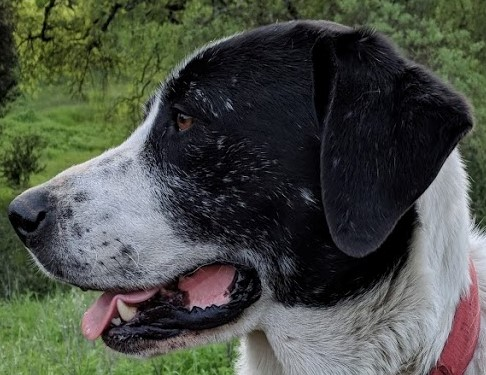
#> input picture Computer Vision/data/sammy_face.jpg, 486 x 375 px
$ jupyter execute EdgeDetection.ipynb
#> lines starting #> are read from the running program, lines starting #| are printed output that depends on the picture; after the words box and inside, x2 and y2 are one past the last pixel; in counts of white or black regions, pixels touching at a corner belong together
[cell 1]
# In canny edge detector there is application of gaussian blur at first stage. Sometimes we have to apply our own blurring
# technique if there is too much noise
# for high resolution images we apply our own custom blur before applying canny edge detector

[cell 2]
# it also require user to tell the minimum and maximum thresold which depends on image to image

[cell 3]
import cv2
import matplotlib.pyplot as plt
import numpy as np

[cell 4]
def load():
    orig = cv2.imread('data/sammy_face.jpg')
#> orig is the input picture: shape (375, 486, 3); mean B, G, R 70, 78.7, 74.2
    orig = cv2.cvtColor(orig, cv2.COLOR_BGR2RGB)
    global img
    img = orig.copy()
    # not intrested in changing the color as we want to detect only the edges

[cell 5]
def imshow(image):
    plt.figure(figsize=(7,7))
    plt.imshow(image, cmap='gray')

[cell 6]
load()

[cell 7]
imshow(img)

[cell 8]
# we apply blur so that we can remove some of the details of the image that are not required

[cell 9]
# to get better edge detection there are 2 formula
#  1. apply custom bkur
#  2. play with different threshold values

[cell 10]
edges = cv2.Canny(image=img, threshold1=255, threshold2=255)
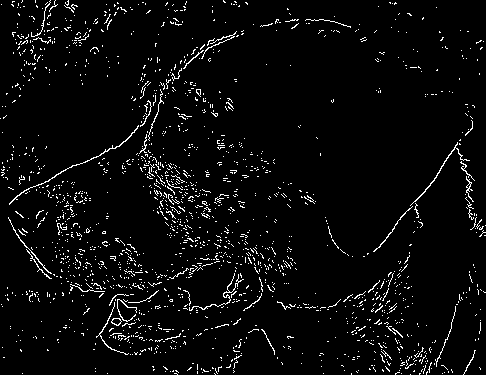
#> edges: shape (375, 486); 4.1% white in thin lines or dots
# imshow(edges)
plt.imshow(edges)

**formula or say good starting point for threshold**

[cell 11]
med_val = np.median(img)
#> med_val = 64
med_val
#> Out = 64

[cell 12]
# the image is not so bright even if there is so many colors are intense

[cell 13]
# formula
# SET LOWER THRESHOLD TO EITHER 0 OR 70% OF MEDIAN VALUE OF IMAGE WHICH EVER GREATER
lower = int(max(0, 0.7*med_val))
#> lower = 44
# SET UPPER THRESHOLD TO EITHER 255 OR 130% OF MEDIAN VALUE OF IMAGE WHICH EVER GREATER
upper = int(min(255, 1.3*med_val))
#> upper = 83

[cell 14]
edges = cv2.Canny(img, threshold1=lower, threshold2=upper)
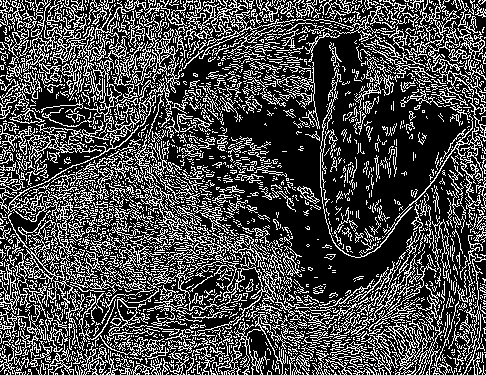
#> edges: shape (375, 486); 28.7% white in thin lines or dots
imshow(edges)

[cell 15]
upper
#> Out = 83

[cell 16]
# above we can see that the it have detected too many edges so we increase the upper limit. As upper limit is only 83 which is
# very low

[cell 17]
edges = cv2.Canny(img, threshold1=lower, threshold2=upper+200)
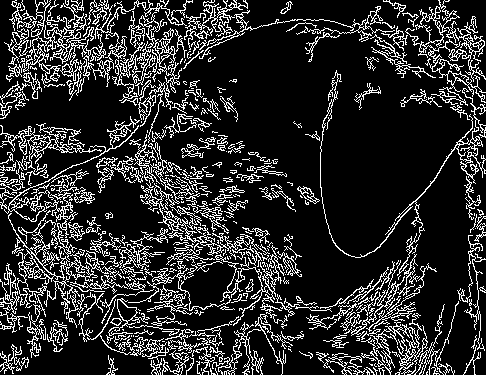
#> edges: shape (375, 486); 17.4% white in thin lines or dots
imshow(edges)

[cell 18]
# again so many edges so apply the blurring

[cell 19]
blurred = cv2.blur(img, (4,3))

[cell 20]
edges = cv2.Canny(blurred, lower, upper+100)
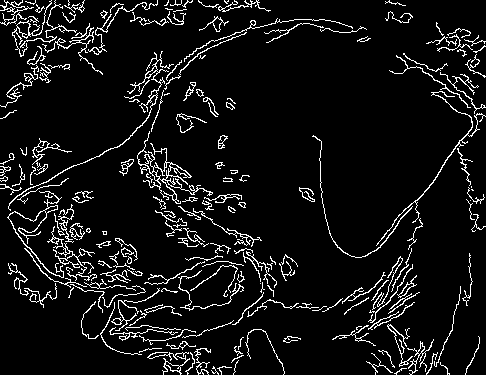
#> edges: shape (375, 486); 7.6% white in thin lines or dots
imshow(edges)

$ run again, with Computer Vision/data/00-puppy.jpg copied over Computer Vision/data/sammy_face.jpg
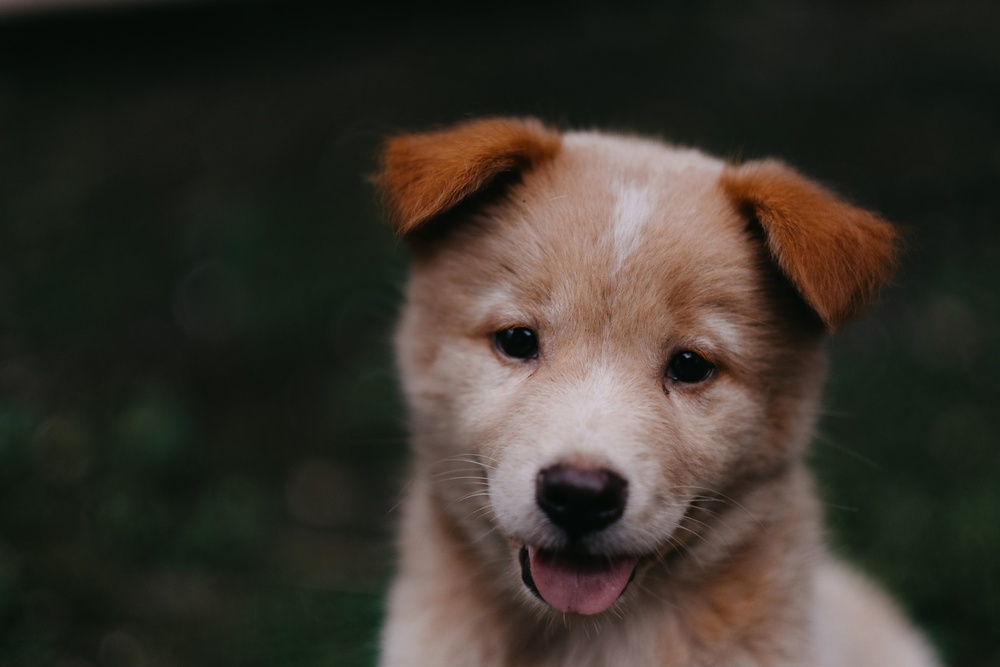
#> input picture Computer Vision/data/00-puppy.jpg, 1000 x 667 px, shrunk from 1950 x 1300 before the run
#> in load, orig is the input picture: shape (667, 1000, 3); mean B, G, R 43.8, 51.8, 57.3
#> `edges = cv2.Canny(image=img, threshold1=255, threshold2=255)`:
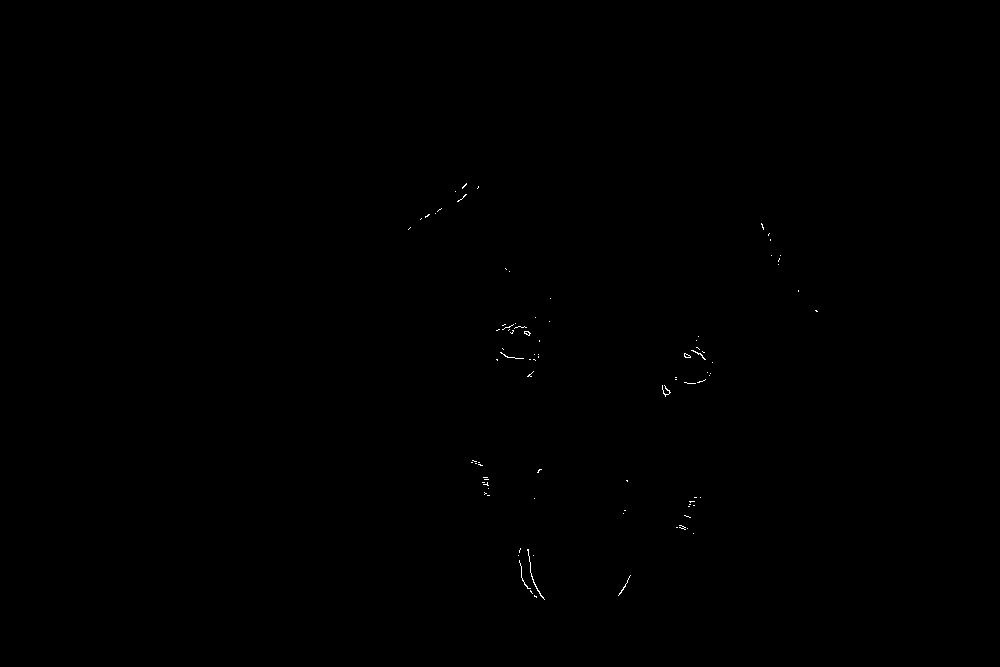
#> edges: shape (667, 1000); 0.08% white in thin lines or dots, all inside (x1, y1, x2, y2) = (408, 183, 818, 600)
#> med_val = 27
#> lower = 18
#> upper = 35
#> `edges = cv2.Canny(blurred, lower, upper+100)`:
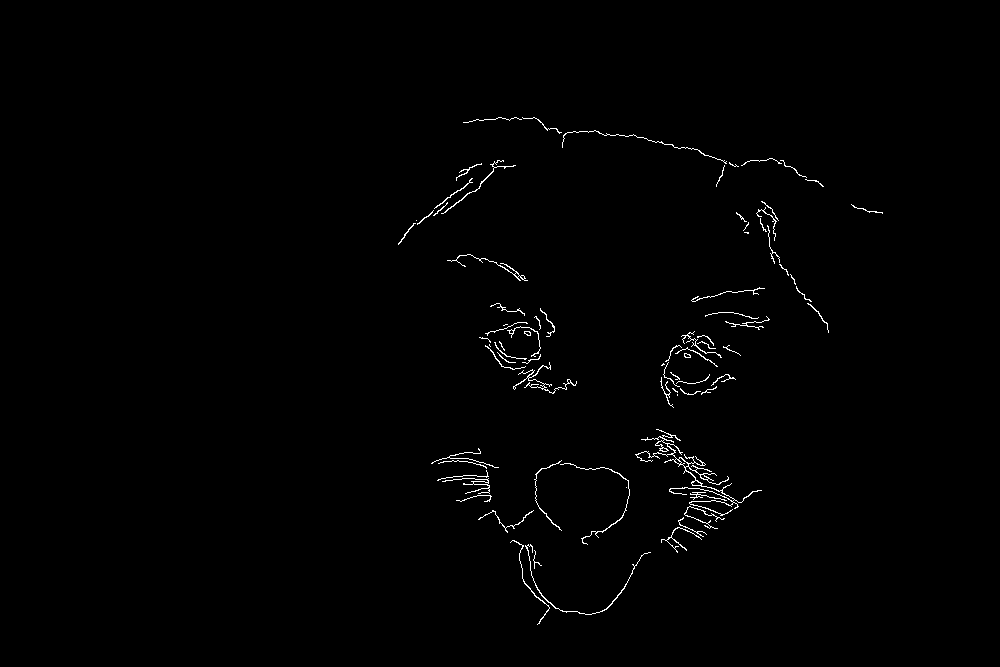
#> edges: shape (667, 1000); 0.79% white in thin lines or dots, all inside (x1, y1, x2, y2) = (398, 117, 883, 625)

$ run again, with Computer Vision/data/Denis_Mukwege.jpg copied over Computer Vision/data/sammy_face.jpg
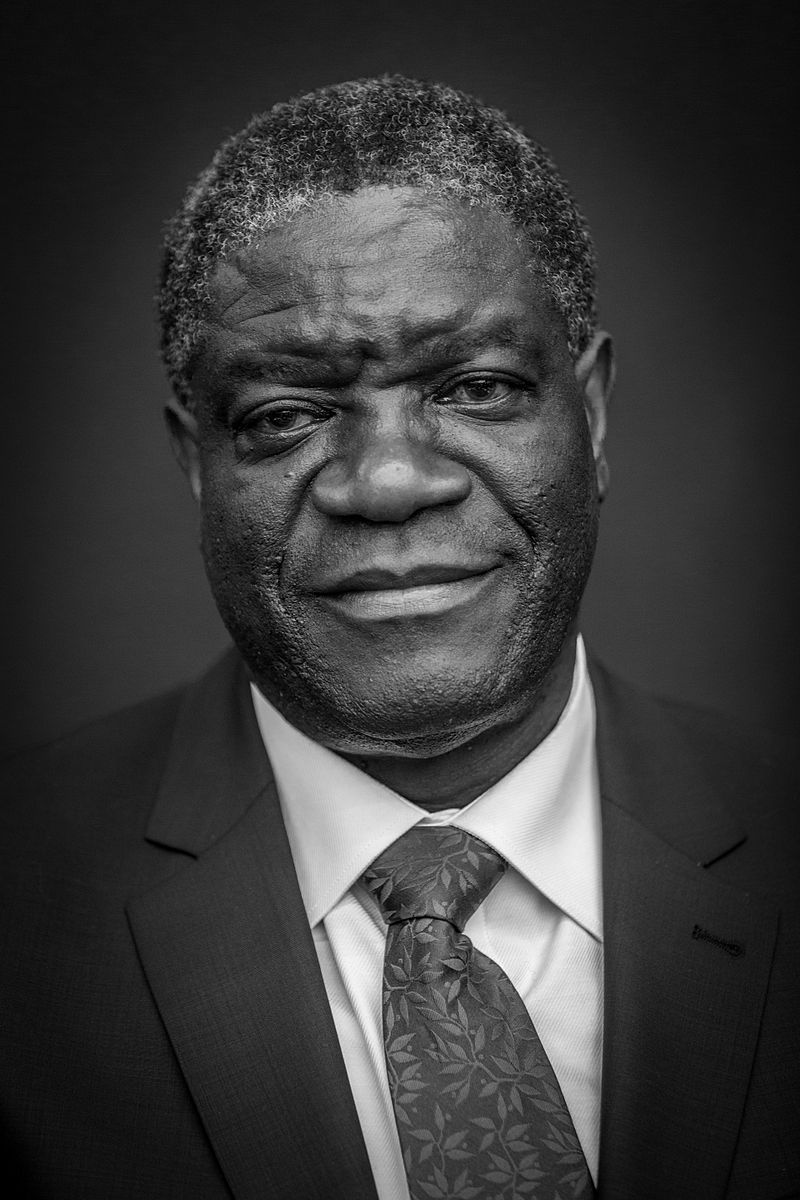
#> input picture Computer Vision/data/Denis_Mukwege.jpg, 800 x 1200 px
#> in load, orig is the input picture: shape (1200, 800, 3); min 0, max 255, mean 58.8
#> `edges = cv2.Canny(image=img, threshold1=255, threshold2=255)`:
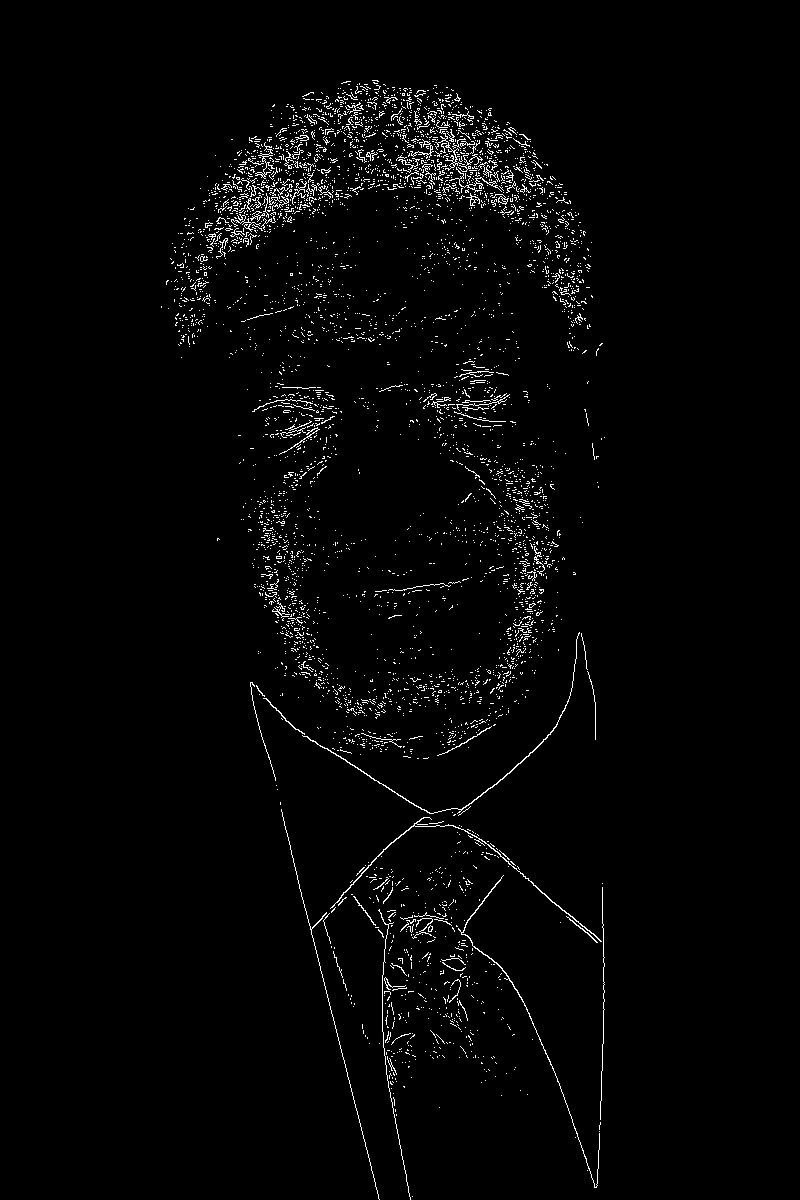
#> edges: shape (1200, 800); 2.1% white in thin lines or dots, all inside (x1, y1, x2, y2) = (161, 80, 605, 1200)
#> med_val = 43
#> lower = 30
#> upper = 55
#> `edges = cv2.Canny(blurred, lower, upper+100)`:
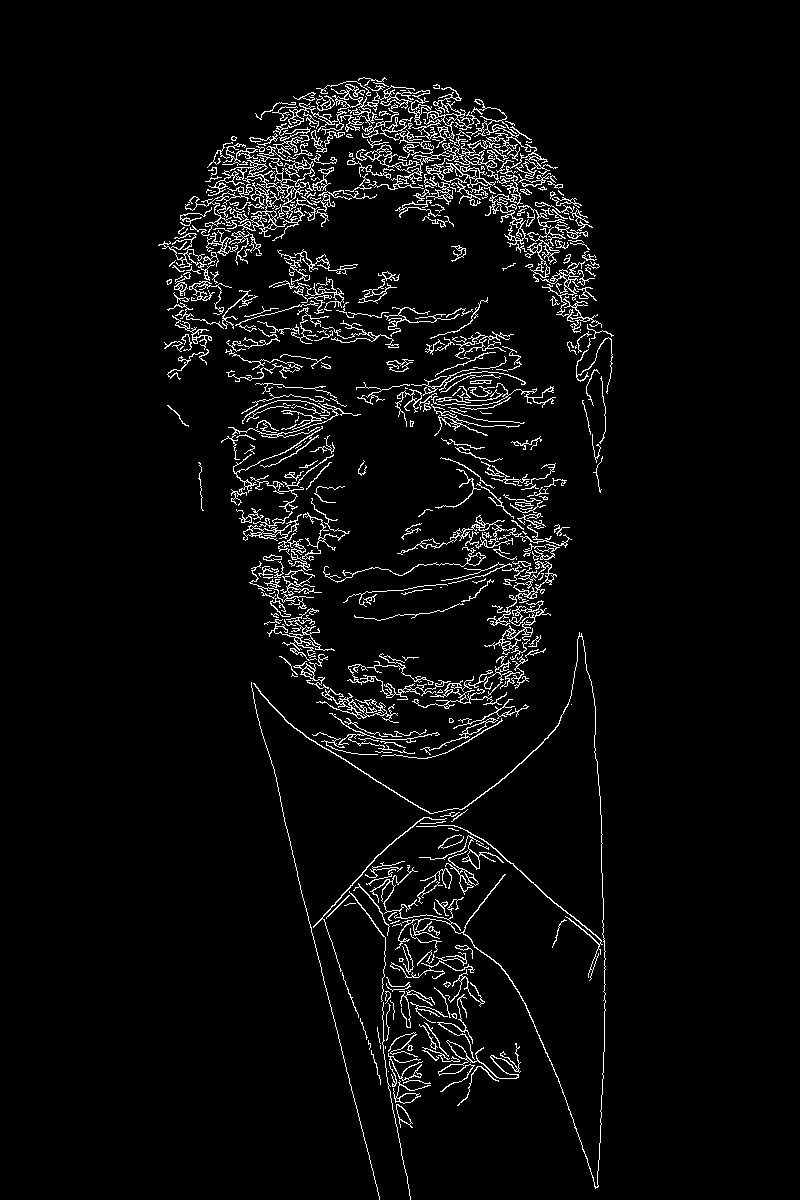
#> edges: shape (1200, 800); 4.4% white in thin lines or dots, all inside (x1, y1, x2, y2) = (158, 77, 614, 1200)

$ run again, with Computer Vision/data/Nadia_Murad.jpg copied over Computer Vision/data/sammy_face.jpg
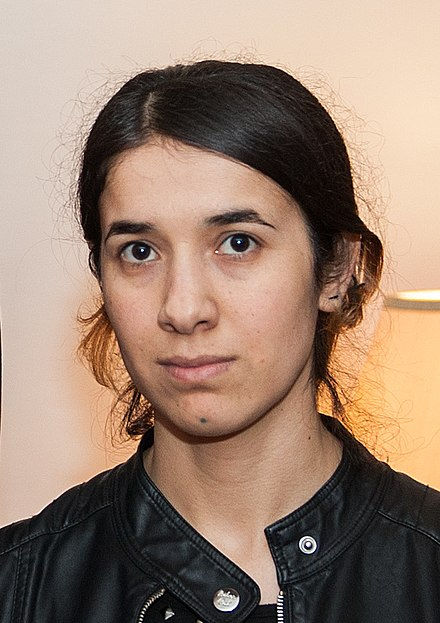
#> input picture Computer Vision/data/Nadia_Murad.jpg, 440 x 623 px
#> in load, orig is the input picture: shape (623, 440, 3); mean B, G, R 112.7, 129.2, 153.8
#> `edges = cv2.Canny(image=img, threshold1=255, threshold2=255)`:
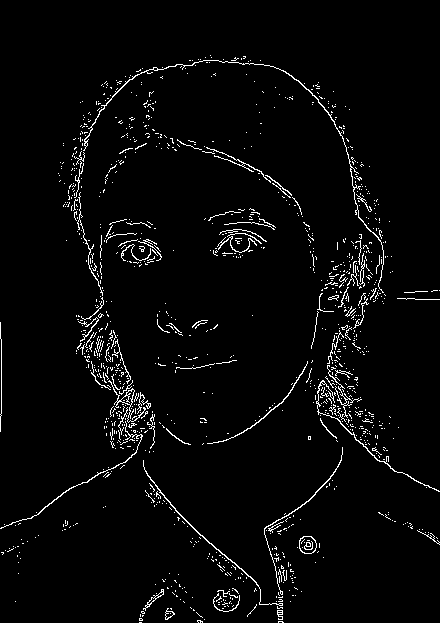
#> edges: shape (623, 440); 3.2% white in thin lines or dots
#> med_val = 151
#> lower = 105
#> upper = 196
#> `edges = cv2.Canny(blurred, lower, upper+100)`:
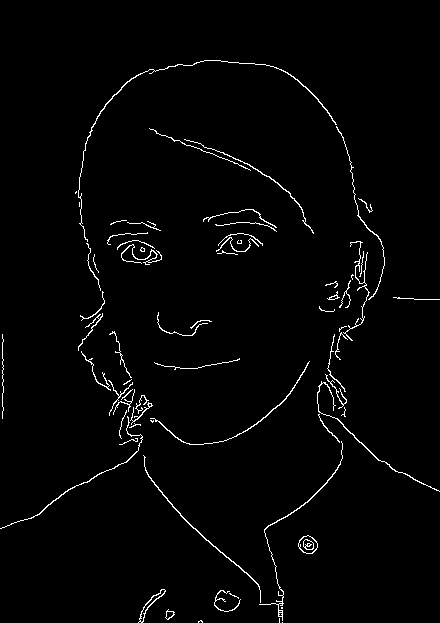
#> edges: shape (623, 440); 1.9% white in thin lines or dots
